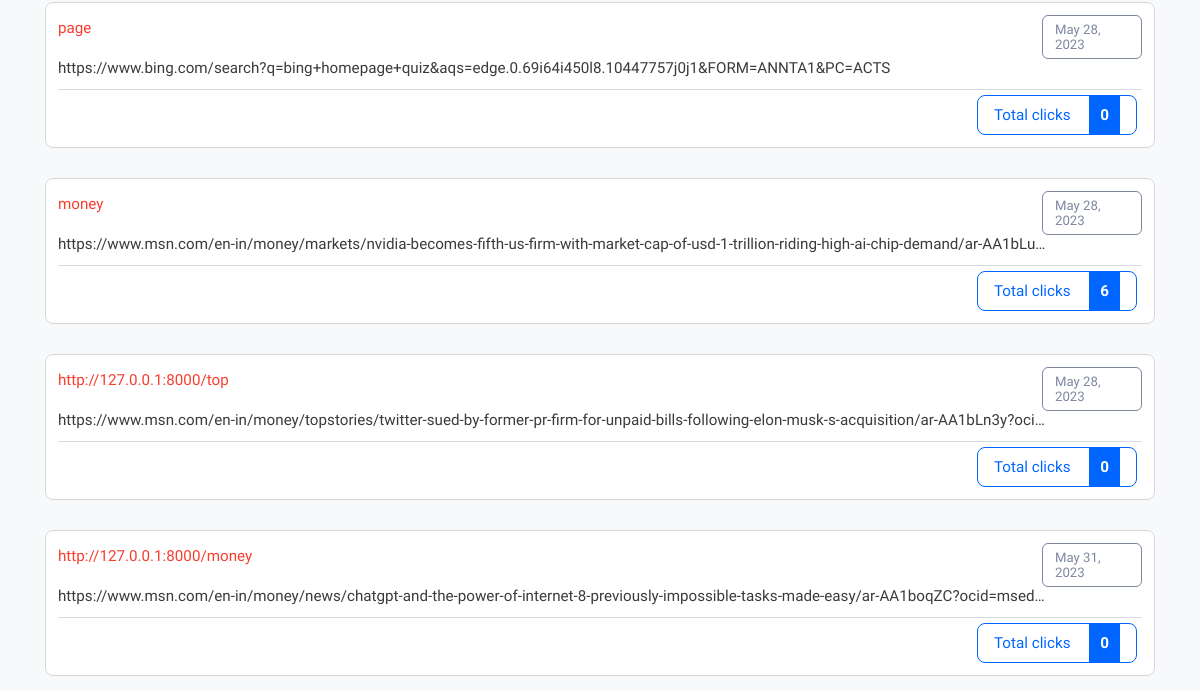
Before: /analytics (lower part) with the older database file.
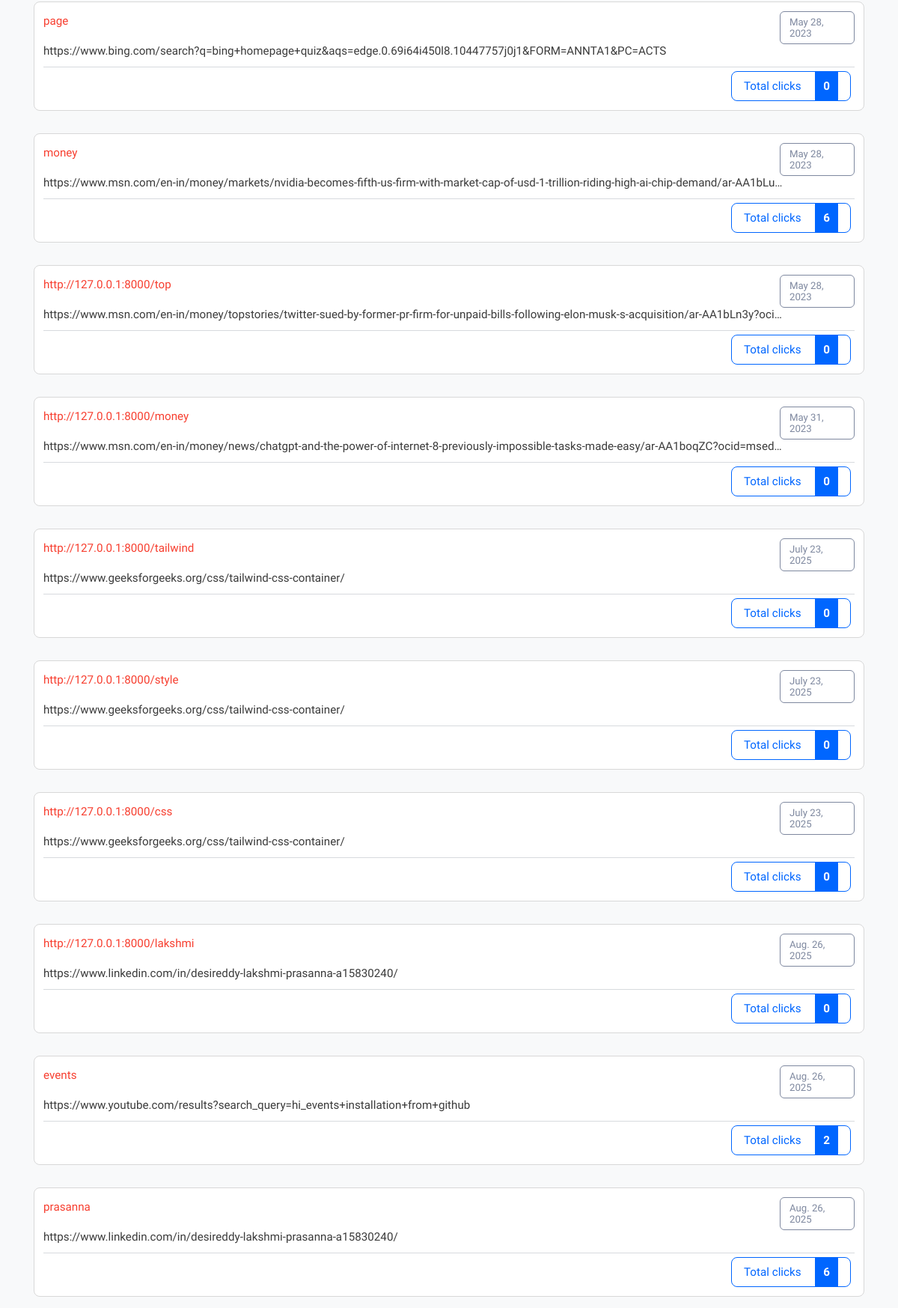
After: the same page with the newer database file.
### url_shortener/models.py (models this page shows)
class longtoshort(models.Model):
    long_url=models.URLField()
    custom_name=models.CharField(max_length=50, unique=True)
    create_date=models.DateField(auto_now_add=True)
    vist_count=models.IntegerField(default=0)

### url_shortener/views.py (the view)
# urls.py: path('analytics', views.analytics),
def analytics(request):
    rows = longtoshort.objects.all()
    context = {
        "rows": rows
    }
    return render(request, "analytics.html", context)

### url_shortener/templates/analytics.html (shortened to what this page needs)
{% load static %}
<!DOCTYPE html>
<html lang="en" class="">
<head>
	<link rel="stylesheet" href="{% static 'bootstrap.min.css' %}" type="text/css" media="screen">
	<link rel="stylesheet" href="{% static 'style.css' %}" type="text/css" media="screen">
</head>
<body class="pace-done lout_stats30">
	<main id="content" role="main" class="wyniki wyniki_all">
		<div class="container">
			<div class="row">
				{% for obj in rows %}
				<div class="url_options url_stats_o" id="1">
					<p class="data_link">{{ obj.create_date }}</p>
					<p class="url_link">
						{{ obj.long_url }}
					</p>
					<p id="link" class="link_element">
						<a href="/redirect/{{ obj.custom_name }}" class="short_url_l" target="blank">
							{{ obj.custom_name }}</a>
					</p>
					<div class="stats_total btn-cutt click_stats btn_norm">
						<div>Total clicks <strong class="allClicks">{{ obj.vist_count }}</strong></div>
					</div>
				</div>
				{% endfor %}
			</div>
		</div>
	</main>
</body>
</html>

Changed rows visible on the page:
added longtoshort: create_date "July 23, 2025", long_url "https://www.geeksforgeeks.org/css/tailwind-css-container/", custom_name "http://127.0.0.1:8000/tailwind", vist_count "0"
added longtoshort: create_date "July 23, 2025", long_url "https://www.geeksforgeeks.org/css/tailwind-css-container/", custom_name "http://127.0.0.1:8000/style", vist_count "0"
added longtoshort: create_date "July 23, 2025", long_url "https://www.geeksforgeeks.org/css/tailwind-css-container/", custom_name "http://127.0.0.1:8000/css", vist_count "0"
added longtoshort: create_date "Aug. 26, 2025", long_url "https://www.linkedin.com/in/desireddy-lakshmi-prasanna-a15830240/", custom_name "http://127.0.0.1:8000/lakshmi", vist_count "0"
added longtoshort: create_date "Aug. 26, 2025", long_url "https://www.youtube.com/results?search_query=hi_events+installation+from+github", custom_name "events", vist_count "2"
added longtoshort: create_date "Aug. 26, 2025", long_url "https://www.linkedin.com/in/desireddy-lakshmi-prasanna-a15830240/", custom_name "prasanna", vist_count "6"
